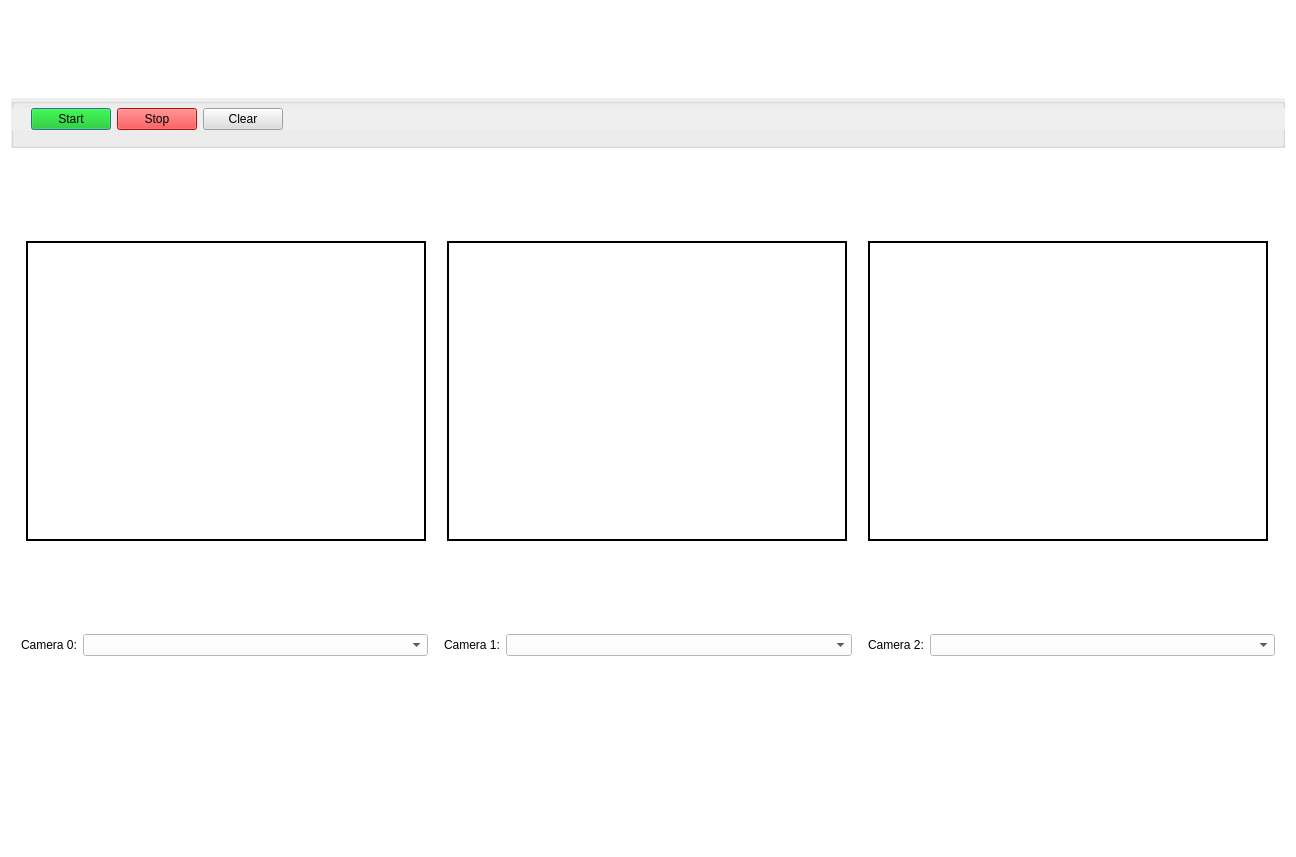
<?xml version="1.0" encoding="UTF-8"?>
<ui version="4.0">
 <class>Dialog</class>
 <widget class="QDialog" name="Dialog">
  <property name="windowModality">
   <enum>Qt::ApplicationModal</enum>
  </property>
  <property name="geometry">
   <rect>
    <x>0</x>
    <y>0</y>
    <width>1296</width>
    <height>857</height>
   </rect>
  </property>
  <property name="sizePolicy">
   <sizepolicy hsizetype="Fixed" vsizetype="Preferred">
    <horstretch>0</horstretch>
    <verstretch>0</verstretch>
   </sizepolicy>
  </property>
  <property name="windowTitle">
   <string>Object Localization</string>
  </property>
  <property name="autoFillBackground">
   <bool>false</bool>
  </property>
  <property name="styleSheet">
   <string notr="true">background-color: rgb(255, 255, 255);</string>
  </property>
  <layout class="QVBoxLayout" name="verticalLayout">
   <item>
    <widget class="QGroupBox" name="groupBox_top">
     <property name="sizePolicy">
      <sizepolicy hsizetype="Expanding" vsizetype="Fixed">
       <horstretch>0</horstretch>
       <verstretch>0</verstretch>
      </sizepolicy>
     </property>
     <property name="minimumSize">
      <size>
       <width>0</width>
       <height>50</height>
      </size>
     </property>
     <property name="maximumSize">
      <size>
       <width>16777215</width>
       <height>50</height>
      </size>
     </property>
     <property name="styleSheet">
      <string notr="true">background-color: rgb(239, 239, 239)</string>
     </property>
     <property name="title">
      <string/>
     </property>
     <widget class="QWidget" name="layoutWidget">
      <property name="geometry">
       <rect>
        <x>0</x>
        <y>10</y>
        <width>1291</width>
        <height>32</height>
       </rect>
      </property>
      <layout class="QHBoxLayout" name="horizontalLayout_2">
       <property name="sizeConstraint">
        <enum>QLayout::SetMaximumSize</enum>
       </property>
       <item>
        <spacer name="horizontalSpacer_6">
         <property name="orientation">
          <enum>Qt::Horizontal</enum>
         </property>
         <property name="sizeType">
          <enum>QSizePolicy::Fixed</enum>
         </property>
         <property name="sizeHint" stdset="0">
          <size>
           <width>20</width>
           <height>20</height>
          </size>
         </property>
        </spacer>
       </item>
       <item>
        <widget class="QPushButton" name="button_start">
         <property name="sizePolicy">
          <sizepolicy hsizetype="Fixed" vsizetype="Fixed">
           <horstretch>0</horstretch>
           <verstretch>0</verstretch>
          </sizepolicy>
         </property>
         <property name="styleSheet">
          <string notr="true">background-color: rgb(1, 194, 7);
font: 10pt &quot;Segoe MDL2 Assets&quot;;</string>
         </property>
         <property name="text">
          <string>Start</string>
         </property>
        </widget>
       </item>
       <item>
        <widget class="QPushButton" name="button_stop">
         <property name="sizePolicy">
          <sizepolicy hsizetype="Fixed" vsizetype="Fixed">
           <horstretch>0</horstretch>
           <verstretch>0</verstretch>
          </sizepolicy>
         </property>
         <property name="mouseTracking">
          <bool>true</bool>
         </property>
         <property name="styleSheet">
          <string notr="true">background-color: rgb(255, 20, 20);
font: 10pt &quot;Segoe MDL2 Assets&quot;;</string>
         </property>
         <property name="text">
          <string>Stop</string>
         </property>
        </widget>
       </item>
       <item>
        <widget class="QPushButton" name="button_clear">
         <property name="sizePolicy">
          <sizepolicy hsizetype="Fixed" vsizetype="Fixed">
           <horstretch>0</horstretch>
           <verstretch>0</verstretch>
          </sizepolicy>
         </property>
         <property name="mouseTracking">
          <bool>true</bool>
         </property>
         <property name="styleSheet">
          <string notr="true">background-color: rgb(221, 221, 221);
font: 10pt &quot;Segoe MDL2 Assets&quot;;</string>
         </property>
         <property name="text">
          <string>Clear</string>
         </property>
        </widget>
       </item>
       <item>
        <spacer name="horizontalSpacer_5">
         <property name="orientation">
          <enum>Qt::Horizontal</enum>
         </property>
         <property name="sizeHint" stdset="0">
          <size>
           <width>40</width>
           <height>20</height>
          </size>
         </property>
        </spacer>
       </item>
      </layout>
     </widget>
    </widget>
   </item>
   <item>
    <layout class="QHBoxLayout" name="layout_videos">
     <item>
      <spacer name="horizontalSpacer_3">
       <property name="orientation">
        <enum>Qt::Horizontal</enum>
       </property>
       <property name="sizeType">
        <enum>QSizePolicy::Fixed</enum>
       </property>
       <property name="sizeHint" stdset="0">
        <size>
         <width>10</width>
         <height>0</height>
        </size>
       </property>
      </spacer>
     </item>
     <item>
      <widget class="QLabel" name="label_video0">
       <property name="minimumSize">
        <size>
         <width>400</width>
         <height>300</height>
        </size>
       </property>
       <property name="maximumSize">
        <size>
         <width>400</width>
         <height>300</height>
        </size>
       </property>
       <property name="styleSheet">
        <string notr="true">border: 2px solid black</string>
       </property>
       <property name="text">
        <string/>
       </property>
      </widget>
     </item>
     <item>
      <spacer name="horizontalSpacer">
       <property name="orientation">
        <enum>Qt::Horizontal</enum>
       </property>
       <property name="sizeType">
        <enum>QSizePolicy::Fixed</enum>
       </property>
       <property name="sizeHint" stdset="0">
        <size>
         <width>10</width>
         <height>20</height>
        </size>
       </property>
      </spacer>
     </item>
     <item>
      <widget class="QLabel" name="label_video1">
       <property name="minimumSize">
        <size>
         <width>400</width>
         <height>300</height>
        </size>
       </property>
       <property name="maximumSize">
        <size>
         <width>400</width>
         <height>300</height>
        </size>
       </property>
       <property name="styleSheet">
        <string notr="true">border: 2px solid black</string>
       </property>
       <property name="text">
        <string/>
       </property>
      </widget>
     </item>
     <item>
      <spacer name="horizontalSpacer_2">
       <property name="orientation">
        <enum>Qt::Horizontal</enum>
       </property>
       <property name="sizeType">
        <enum>QSizePolicy::Fixed</enum>
       </property>
       <property name="sizeHint" stdset="0">
        <size>
         <width>10</width>
         <height>20</height>
        </size>
       </property>
      </spacer>
     </item>
     <item>
      <widget class="QLabel" name="label_video2">
       <property name="minimumSize">
        <size>
         <width>400</width>
         <height>300</height>
        </size>
       </property>
       <property name="maximumSize">
        <size>
         <width>400</width>
         <height>300</height>
        </size>
       </property>
       <property name="styleSheet">
        <string notr="true">border: 2px solid black</string>
       </property>
       <property name="text">
        <string/>
       </property>
      </widget>
     </item>
     <item>
      <spacer name="horizontalSpacer_4">
       <property name="orientation">
        <enum>Qt::Horizontal</enum>
       </property>
       <property name="sizeType">
        <enum>QSizePolicy::Fixed</enum>
       </property>
       <property name="sizeHint" stdset="0">
        <size>
         <width>10</width>
         <height>20</height>
        </size>
       </property>
      </spacer>
     </item>
    </layout>
   </item>
   <item>
    <layout class="QHBoxLayout" name="layout_comboBox">
     <property name="sizeConstraint">
      <enum>QLayout::SetMinimumSize</enum>
     </property>
     <item>
      <spacer name="horizontalSpacer_8">
       <property name="orientation">
        <enum>Qt::Horizontal</enum>
       </property>
       <property name="sizeType">
        <enum>QSizePolicy::Fixed</enum>
       </property>
       <property name="sizeHint" stdset="0">
        <size>
         <width>10</width>
         <height>20</height>
        </size>
       </property>
      </spacer>
     </item>
     <item>
      <widget class="QLabel" name="label_comboBox_video0">
       <property name="sizePolicy">
        <sizepolicy hsizetype="Fixed" vsizetype="Fixed">
         <horstretch>0</horstretch>
         <verstretch>0</verstretch>
        </sizepolicy>
       </property>
       <property name="styleSheet">
        <string notr="true">font: 10pt &quot;Segoe MDL2 Assets&quot;;</string>
       </property>
       <property name="text">
        <string>Camera 0:</string>
       </property>
      </widget>
     </item>
     <item>
      <widget class="QComboBox" name="comboBox_video0"/>
     </item>
     <item>
      <spacer name="horizontalSpacer_9">
       <property name="orientation">
        <enum>Qt::Horizontal</enum>
       </property>
       <property name="sizeType">
        <enum>QSizePolicy::Fixed</enum>
       </property>
       <property name="sizeHint" stdset="0">
        <size>
         <width>10</width>
         <height>20</height>
        </size>
       </property>
      </spacer>
     </item>
     <item>
      <widget class="QLabel" name="label_comboBox_video1">
       <property name="sizePolicy">
        <sizepolicy hsizetype="Fixed" vsizetype="Fixed">
         <horstretch>0</horstretch>
         <verstretch>0</verstretch>
        </sizepolicy>
       </property>
       <property name="styleSheet">
        <string notr="true">font: 10pt &quot;Segoe MDL2 Assets&quot;;</string>
       </property>
       <property name="text">
        <string>Camera 1:</string>
       </property>
      </widget>
     </item>
     <item>
      <widget class="QComboBox" name="comboBox_video1"/>
     </item>
     <item>
      <spacer name="horizontalSpacer_11">
       <property name="orientation">
        <enum>Qt::Horizontal</enum>
       </property>
       <property name="sizeType">
        <enum>QSizePolicy::Fixed</enum>
       </property>
       <property name="sizeHint" stdset="0">
        <size>
         <width>10</width>
         <height>20</height>
        </size>
       </property>
      </spacer>
     </item>
     <item>
      <widget class="QLabel" name="label_comboBox_video2">
       <property name="sizePolicy">
        <sizepolicy hsizetype="Fixed" vsizetype="Fixed">
         <horstretch>0</horstretch>
         <verstretch>0</verstretch>
        </sizepolicy>
       </property>
       <property name="styleSheet">
        <string notr="true">font: 10pt &quot;Segoe MDL2 Assets&quot;;</string>
       </property>
       <property name="text">
        <string>Camera 2:</string>
       </property>
      </widget>
     </item>
     <item>
      <widget class="QComboBox" name="comboBox_video2"/>
     </item>
     <item>
      <spacer name="horizontalSpacer_10">
       <property name="orientation">
        <enum>Qt::Horizontal</enum>
       </property>
       <property name="sizeType">
        <enum>QSizePolicy::Fixed</enum>
       </property>
       <property name="sizeHint" stdset="0">
        <size>
         <width>10</width>
         <height>20</height>
        </size>
       </property>
      </spacer>
     </item>
    </layout>
   </item>
   <item>
    <layout class="QHBoxLayout" name="layout_plot">
     <property name="leftMargin">
      <number>10</number>
     </property>
     <property name="topMargin">
      <number>50</number>
     </property>
     <property name="rightMargin">
      <number>10</number>
     </property>
     <property name="bottomMargin">
      <number>50</number>
     </property>
    </layout>
   </item>
  </layout>
  <zorder></zorder>
  <zorder>groupBox_top</zorder>
  <zorder>horizontalLayoutWidget_4</zorder>
 </widget>
 <resources/>
 <connections/>
</ui>
